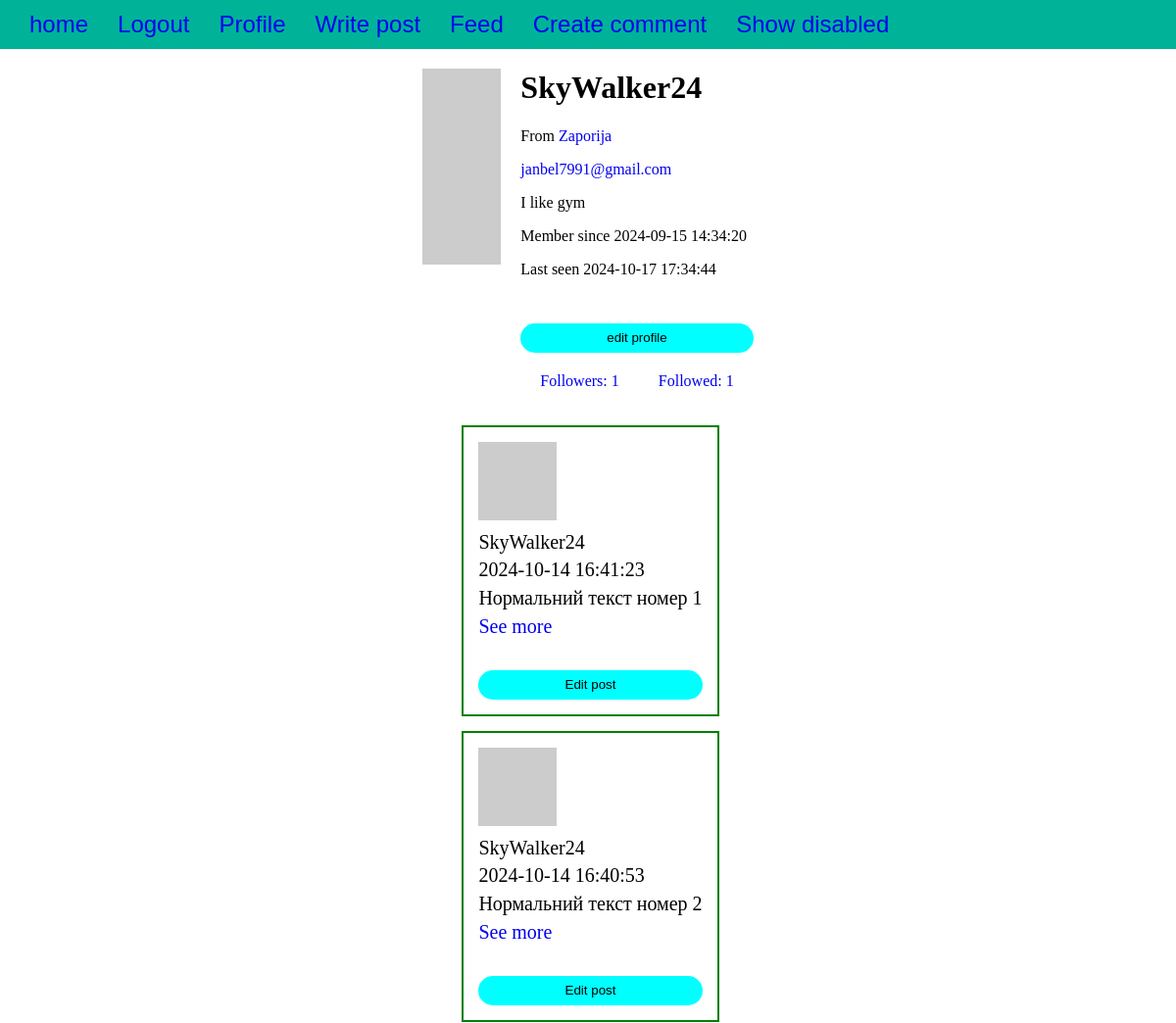
Before: /user/SkyWalker24 (signed in, upper part) with the older database file.
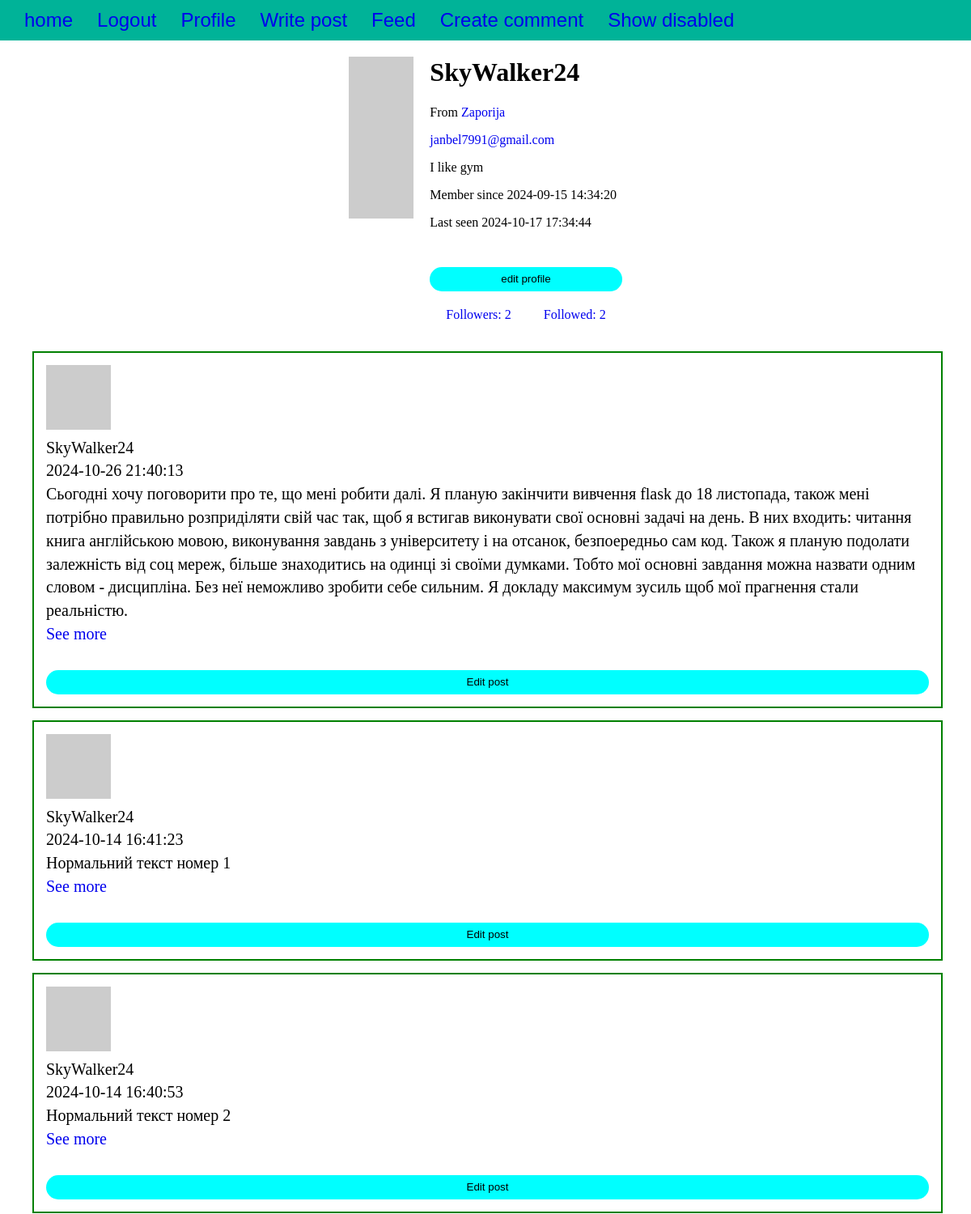
After: the same page with the newer database file.
### main.py (models this page shows, shortened)
class Post(db.Model):
    __tablename__ = 'posts'
    id = db.Column(db.Integer, primary_key=True)
    body = db.Column(db.Text)
    timestamp = db.Column(db.DateTime, index=True, default=datetime.now)
    author_id = db.Column(db.Integer, db.ForeignKey('users.id'))
    post_comments = db.relationship('PostComment', backref='post', lazy='dynamic')

class User(UserMixin, db.Model):
    __tablename__ = 'users'
    id = db.Column(db.Integer, primary_key=True)
    email = db.Column(db.String(64), unique=True, index=True)
    name = db.Column(db.String(64), unique=True, nullable=False)
    location = db.Column(db.String(64))
    about_me = db.Column(db.Text)
    member_since = db.Column(db.DateTime(), default=datetime.now)
    last_seen = db.Column(db.DateTime(), default=datetime.now)
    password_hash = db.Column(db.String(128))
    confirmed = db.Column(db.Boolean, default=False)
    avatar_hash = db.Column(db.String(32))
    followed = db.relationship('Follow', foreign_keys=[Follow.follower_id], backref=db.backref('follower', lazy='joined'),
                               lazy='dynamic', cascade='all, delete-orphan')
    follower = db.relationship('Follow', foreign_keys=[Follow.followed_id], backref=db.backref('followed', lazy='joined'),
                               lazy='dynamic', cascade='all, delete-orphan')
    posts = db.relationship('Post', backref='author', lazy='dynamic')
    comments = db.relationship('Comment', backref='user', lazy='dynamic')
    post_comments = db.relationship('PostComment', backref='user', lazy='dynamic')
    role_id = db.Column(db.Integer, db.ForeignKey('roles.id'))
    @property
    def password(self):
        raise AttributeError('password is not a readable attribute')
    def can(self, perm):
        return self.role is not None and self.role.has_permissions(perm)
    def is_admin(self):
        return self.can(Permission.ADMIN)
    def gravatar_hash(self):
        return hashlib.md5(self.email.lower().encode('utf-8')).hexdigest()
    def gravatar(self, size=100, default='identicon', rating='g'):
        if request.is_secure:
            url = 'https://secure.gravatar.com/avatar'
        else:
            url = 'http://www.gravatar.com/avatar'
        hash = self.avatar_hash or self.gravatar_hash()
        return f'{url}/{hash}?s={size}&d={default}&r={rating}'

### main.py (the view)
@app.route('/user/<username>')
def user(username):
    user = User.query.filter_by(name=username).first_or_404()
    posts = user.posts.order_by(Post.timestamp.desc()).all()
    timestamp = str(user.member_since)
    timestamp2 = str(user.last_seen)
    dt_object = datetime.strptime(timestamp, '%Y-%m-%d %H:%M:%S.%f')
    dt_object2 = datetime.strptime(timestamp2, '%Y-%m-%d %H:%M:%S.%f')
    formatted_timestamp = dt_object.strftime('%Y-%m-%d %H:%M:%S')
    formatted_timestamp2 = dt_object2.strftime('%Y-%m-%d %H:%M:%S')
    user_followers = user.follower.all()
    user_followed = user.followed.all()
    followers = 0
    followed = 0
    for u in user_followers:
        followers += 1
    for u in user_followed:
        followed += 1
    followers -= 1
    followed -= 1
    return render_template('user.html', user=user, formatted_timestamp=formatted_timestamp, formatted_timestamp2=formatted_timestamp2,
                           posts=posts, followers=str(followers), followed=str(followed))

### main.py (called while the page is built)
@login_manager.user_loader
def load_user(user_id):
    return User.query.get(int(user_id))

    def has_permissions(self, perm):
        return self.permissions & perm == perm

### templates/user.html (shortened to what this page needs)
{% extends "home.html" %}
{% block user %}
<div class="page-header">
    <img src="{{ user.gravatar(size=240) }}" alt="avatar">
    <div class="user_info_cont">
        {% if user.name %}<h1>{{ user.name }}</h1>{% endif %}
    {% if user.name or user.location %}
    <p>
    {% if user.location %}
    From <a href="http://maps.google.com/?q={{ user.location }}">
    {{ user.location }}
    </a>
    {% endif %}
    </p>
    {% endif %}
    {% if current_user.is_admin() %}
    <p><a href="mailto:{{ user.email }}">{{ user.email }}</a></p>
    {% endif %}
    {% if user.about_me %}<p>{{ user.about_me }}</p>{% endif %}
    <p>
    <div>Member since {{ formatted_timestamp }}</div>
    <p>Last seen {{ formatted_timestamp2 }}</p>
    </p>
    {% if current_user.id == user.id %}
    <a href="{{ url_for('edit_user_profile', id=user.id)}}"><button class="comment_button"> edit profile</button></a>
    {% endif %}
<div class="followers_followed_links">
    <a href="{{ url_for('followers', username=user.name) }}">Followers: <span>{{ followers }}</span></a>
    <a href="{{ url_for('followed', username=user.name) }}">Followed: <span>{{ followed }}</span></a>
</div>
    </div>
</div>
<div>
<ul class="posts">
    {% for post in posts %}
    <li class="post">
    <div class="profile-thumbnail">
    <a href="{{ url_for('.user', username=post.author.name) }}">
    <img class="img-rounded profile-thumbnail"
    src="{{ post.author.gravatar(size=60) }}">
    </a>
    <div> {{ post.author.name }}</div>
    </div>
    <div class="post-date">{{ post.timestamp.strftime('%Y-%m-%d %H:%M:%S') }}</div>
    <div class="post-body">{{ post.body }}</div>
    <div class="buttons_cont">
        <a href="{{ url_for('post', id=post.id) }}" class="see_more">See more</a>
        {% if current_user.id == user.id %}
        <a href="{{ url_for('edit_post', id=post.id)}}"><button class="comment_button">Edit post</button> </a>
        {% endif %}
    </div>
    </li>
    {% endfor %}
    </ul>
</div>
{% endblock %}

Changed rows visible on the page:
added Post: author.name "SkyWalker24", timestamp "2024-10-26 21:40:13", body "Сьогодні хочу поговорити про те, що мені робити далі. Я планую закінчити вивчення flask до 18 листопада, також мені потрібно правильно розприділяти свій час так, щоб я встигав виконувати свої основні задачі на день. В них входить: читання книга англійською мовою, виконування завдань з університету і на отсанок, безпоередньо сам код. Також я планую подолати залежність від соц мереж, більше знаходитись на одинці зі своїми думками. Тобто мої основні завдання можна назвати одним словом - дисципліна. Без неї неможливо зробити себе сильним. Я докладу максимум зусиль щоб мої прагнення стали реальністю."
Other visible differences:
{{ followers }}: "1" → "2"
{{ followed }}: "1" → "2"
